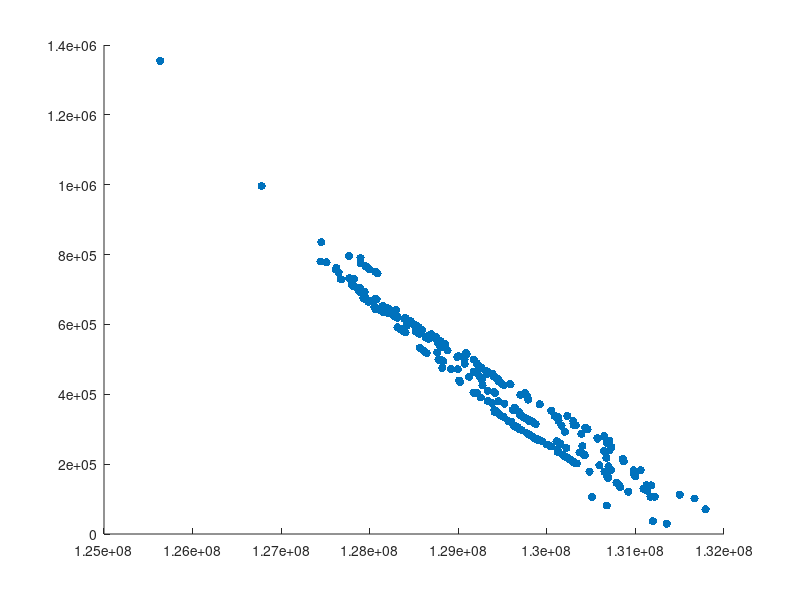

The MATLAB source for this figure:


%%CCO policy

X4=[130423650.986141
127972597.979414
129766424.806452
127895966.589163
130786247.533400
128764501.763408
127765363.646431
128088697.777032
130677833.290793
130786298.598981
129847695.229519
130677834.905205
128590486.388065
130786196.467818
130786247.533400
128235385.792223
127970847.804921
130423578.302729
128764501.763408
130786230.519813
128307747.143332
127976410.876559
127964104.243485
129800693.991480
129781836.559921
127895966.589163
127963769.702577
130592426.552494
130592390.434213
129642994.394893
129873256.218518
127899381.688087
128764501.763408
127895966.589163
127899025.572660
127974982.760779
127899381.688087
129072783.810188
127955700.607851
130109402.098893
129726195.540059
130429426.930572
129332015.733373
128795241.840648
130919193.878795
130592426.552494
130786945.044997
130370093.784452
129742500.991090
130814579.704012
130677834.905205
130682025.899647
127965860.073686
130122864.852333
130693608.258730
128263621.616098
129873256.218518
129123924.086643
128767805.296061
127955702.060006
129120874.358719
128795241.840648
128695824.679389
130919193.878795
128088697.777034
127963792.981144
129682236.542840
129805152.780624
130219650.194862
130404841.799422
128988212.340168
128063402.279629
129724794.912300
130423960.285983
127964104.243485
127896532.639269
129519730.971480
128256754.256719
129724804.638882
130423650.986141
130827774.141004
127976410.876559
129695459.527813
130592426.552494
130786196.467818
130650516.114553
127899381.688087
128695824.679389
130919309.636097
127996862.125492
130919193.878795
128088697.777032
128235385.263584
128746788.210105
130150587.024817
129637431.943432
128260526.737442
127976592.863362
128518084.305484
129804986.335005];

X3=[130988481.099890
130049245.344892
131134715.607598
130982039.193148
130401801.319126
131197583.330418
130987576.787428
127808359.882566
130982039.193148
130982037.261366
127807743.065376
128403838.098502
130987573.695066
130127117.401839
129173313.906334
129452102.359698
131091141.357842
130695268.695393
127956889.326392
127815727.449709
128349322.538134
130087941.523192
130127117.401839
130981940.285863
128033921.844467
129173313.906334
130672330.228037
128818641.627508
129173313.906334
131198683.711573
127800018.779403
131170680.115144
130401801.319126
129266293.791463
130982039.193148
127800018.779403
128612756.752384
127807337.349463
130696223.786192
127890023.092251
130087941.523192
130165643.769756
129240593.203884
127815729.544408
127807743.065376
130672330.827537
127862013.435561
127808236.519153
130127117.401839
130672330.228037
129246111.846267
128643801.832580
129216698.910345
130725166.444099
130204584.136917
129452102.359698
127890023.092251
127934814.213957
129404244.028290
130645000.494709
128403838.098502
127988292.659256
130988481.099890
127808491.829797
130982039.193148
129216698.910345
129266293.791463
130672584.798495
130672273.794729
131354090.853276
127942580.027666
130982032.138079
130987577.956356
128373458.089090
128061578.374517
128315066.164128
130987715.796219
127877785.796338
127816382.043014
127807866.428839
129616066.582038
129273544.049103
128565613.540325
129173313.906334
128349322.538134
129216019.102715
130980155.845505
130131527.383036
130982064.692680
130982039.193148
130982033.011444
127808236.519153
129415356.866996
127618242.608766
128995954.788925
128403838.098502
129452102.359698
130997757.931573
128349322.538134
127809602.098973];

X5=[129776427.018039
130119491.955728
127800235.650654
128632025.635935
130481675.851792
130042300.657087
129446530.929479
129008330.418186
128829321.674205
130001132.530976
130508010.983692
129652293.421288
127623501.916163
128494033.978626
130321903.580521
128738460.154026
128493232.970157
129379946.734035
128760634.715235
129790039.417054
130320892.945135
130482463.008007
130185471.516192
129331956.479520
129511948.943389
129862682.290381
130677878.752903
130321393.731275
128776578.758911
129654090.439818
128916150.004247
129413202.964005
129862680.867225
128546460.231824
129890338.774266
130129205.626190
129862682.290381
130175532.448692
130288328.897587
129654090.439818
128403254.714221
130482463.008007
129413202.964005
129890338.774266
129862682.290381
129563755.422682
130195848.404156
129715084.606404
129658007.051094
129599407.862089
129020697.392453
128799097.797251
129654463.591246
129379949.188257
129777337.544312
129861817.383049
129894176.625364
129171089.258229
130288328.897587
130175532.448692
129688669.984639
127453771.917880
130124034.171156
129672100.647247
129661722.060228
129654090.439818
130295845.457664
129253583.946765
129834585.415116
130124655.670236
128295684.721193
129020625.673361
129777860.997064
130236919.551964
128632025.635935
129862680.867225
129408361.119461
129893356.087635
129622013.294946
127649028.168598
129213442.122017
128531142.875508
129413202.964005
130281326.854671
129945160.126666
129563755.422682
129469308.304471
130339657.169035
130294473.456933
128044083.576919
129659807.244174
126778801.054818
129834585.415116
128494995.400602
129444634.206542
125634342.811001
130259627.290877
130321617.928390
129637510.947526
129804879.520470];



X2=[130706754.157467
128770355.419201
128771197.327465
131059465.536676
127675797.624851
127676093.009310
128770355.419201
129070366.931395
128054902.559242
129459257.042332
130706530.074100
129702392.081060
127675304.720726
128070654.919974
131500004.470464
129070366.931395
129788851.217486
129788865.442942
128311516.614737
129919793.461663
129511986.838425
127676093.009310
129702392.081060
129399376.697109
129253913.975471
129003461.791806
130859273.043340
128522541.205096
128553701.522789
129778272.054010
129702808.710723
127676093.009310
128772710.080786
129788861.941291
128771302.563627
127928341.799323
128311373.261231
129449644.689858
129003461.791806
128770355.419201
127676093.009310
129472669.719575
128311303.225930
129461756.547158
128414892.719666
128794049.717316
129003461.791806
130390403.938708
128662296.008794
129406868.866489
129511986.838425
128770355.419202
131792198.675656
128770355.419201
129407346.498454
129704269.645492
128772710.080786
127676783.431379
127675582.771169
130856704.150807
128878972.238541
128150377.742225
127442813.068032
130706723.083407
128794654.246402
128053256.560502
129511990.247293
128773605.207179
130389964.689488
128632547.235336
128558299.938520
129452879.728041
129499770.631134
129470583.457743
128070593.387319
128102982.407148
128273928.240878
127932218.023574
127671947.827763
129702333.406956
130390395.397864
128524529.535923
130867890.684484
127985880.414262
128120924.583529
130675338.063093
128877379.246526
128772710.080786
130647372.556216
129788851.217486
129406868.866490
127944078.966930
130857151.308096
129700472.829669
128829684.830441
128558300.178881
128215818.255708
128150377.742225
129399376.240046
129323742.173701];

X1=[129581645.991777
130458822.446830
127511100.774757
127773518.148176
131174910.182160
129328619.592649
130569381.203081
128403184.265700
129589565.256288
129244959.285253
129208167.202778
130328103.970094
128234584.251936
129309780.450760
128276653.483949
130458822.446830
127942384.629742
128464629.534495
131176555.339551
130706109.590888
127773394.414717
129581186.926400
129265814.439397
131174910.182160
127511100.774757
129581645.991777
130726685.594421
127777477.310458
129754225.649255
127511100.774757
128406461.993331
128078489.297653
130297785.869477
129265814.439397
128655762.314404
130459221.667679
130726626.282438
128204349.632558
127895277.461134
130569381.203081
128388133.174070
127767963.873355
129225729.885179
129244959.285253
127934430.786975
128078492.640038
128146624.748132
127511100.774757
129176548.617618
128204349.632558
128204349.632558
129581186.926400
130569359.367647
128146997.177000
129244727.095184
130303903.646614
128078377.199222
128168457.233946
129581645.991777
130573067.668989
131174889.721120
127821617.067822
129095220.681347
130725888.152051
130570559.614124
127771371.823689
129208167.455726
128403184.265700
130726626.282438
129333061.410667
130300092.435089
128850362.384472
128204852.612936
127510624.964937
129754225.649255
130725752.485916
129383285.720797
130726799.714173
128278004.309140
131666963.606765
129084767.503580
131219161.699120
131174910.182160
131124811.441870
129245409.955167
130230343.403939
129254573.384585
130725858.417008
128204379.198302
128388133.174070
128208577.985612
128065323.744225
131176555.339551
129383522.995742
129322227.019957
130434023.017280
128235535.985878
127773394.414717
130569381.203081
128850362.384472];
%%%%%%%%%%%%%%%%%%%%%%%%%%%%%%%%%%%%%%%%%%%%%%%%%%%%%%%%%%
Y4= [226745.102871930
763882.907197561
330353.562392488
790283.837582088
146341.450599592
556126.950468646
795325.467730698
746273.915836163
170031.212391115
146331.629959062
319476.739366942
170030.898780467
583749.223131601
146351.271240109
146341.450599587
637304.532697356
764089.258014647
226756.960802672
556126.950468603
146347.533375071
623200.883415246
762956.001276087
765661.883027731
326621.037633798
327167.439508330
790283.837582088
765742.390515404
196443.641370487
196449.601822838
353915.479524945
314576.436641401
775001.245493271
556126.950468603
790283.837582088
775073.615131094
763457.690695097
775001.245493271
487040.956339391
766460.310983324
265390.966812190
336749.247531295
225064.075277723
410688.896868743
552868.464628578
121108.656893819
196443.641370487
146117.676535896
233365.849327520
333439.665908139
140495.904322302
170030.898780467
163650.724946229
764548.263927065
263648.061320903
160523.426787428
631589.441513613
314576.436641401
450300.398019287
555421.015401909
766460.090759656
450613.496917667
552868.464628513
571866.319558400
121108.656893772
746273.915836125
765738.860536018
350654.708720484
322387.666039282
246001.112894062
230177.050008020
506954.327371994
750634.023654688
336971.920453508
226716.194744313
765661.883027731
775581.311635120
373456.890471821
632948.812541296
336970.374109994
226745.102871930
134050.011243379
762956.001276049
341635.681052264
196443.641370487
146351.271240109
177791.475610555
775001.245493271
571866.319558404
121024.596371329
758084.353683256
121108.656893772
746273.915836163
637304.612425281
564728.071494947
258614.572790470
361483.711627958
632202.939691084
761971.913090057
594668.724875068
322401.502205451];

Y3=[171112.402199284
352946.614524940
123376.014436066
174332.928951077
251967.333745795
36254.5353770333
172493.596907734
711450.091028347
174332.928951077
174333.573565301
711597.702297470
577257.997405051
172494.628312207
334293.755874107
464701.499160270
380393.816139242
129030.305478815
193662.742831194
674254.376326103
709632.089478319
586401.768584652
337799.992564864
334293.755874107
174365.933199098
666057.602535001
464701.499160270
218241.641899925
475540.955778088
464701.499160270
36249.0429523226
712702.489612463
106380.238292995
251967.333745795
443535.431607131
174332.928951077
712702.489612594
524320.325130849
711639.495181150
192903.376865171
693096.997467572
337799.992564864
310231.552213326
450782.922880453
709631.767195507
711597.702297470
218241.551362511
704713.077640322
711479.613018453
334293.755874102
218241.641899912
449003.497854617
517704.430187736
460190.209639062
183314.834032200
292871.241945952
380393.816139242
693096.997467572
681261.162392382
406583.438937569
237841.747184774
577257.997405051
666929.806311021
171112.402199284
711409.148101850
174332.928951077
460190.209639062
443535.431607131
218058.758601369
218294.094317100
29780.9358039610
679400.964214893
174342.905191105
172484.691110366
582475.995591833
644388.842058561
591404.570008220
171621.886132715
695734.324356652
709531.376099531
711568.179776590
355783.956420675
426301.709110609
533225.817015818
464701.499160270
586401.768584652
460430.102205660
181940.636799172
323792.827621319
174324.420043322
174332.928951077
174334.991716603
711479.613018453
403608.089837164
757093.693276250
471397.887136897
577257.997405051
380393.816139242
165034.049849720
586401.768584652
711143.463905095];

Y5=[288030.245262231
242740.275207772
715806.554509615
564938.689489956
178739.433410220
251127.022393350
347569.142666899
439456.891404183
495174.397920581
256152.690534390
105928.366851949
307281.883909855
761908.070168261
601176.734182736
202084.740417100
561495.852304039
601219.094251941
375874.648572739
519692.384983932
284894.651406316
202214.234894568
178614.142241398
224542.700481695
380608.039203127
335149.580811405
273585.170586901
81508.8624227498
202169.529468620
499280.537894480
306754.130739154
472439.443053071
348833.858936518
273585.392152563
592953.763688380
272522.130922154
233360.551258615
273585.170586901
227702.452451176
208582.295086189
306754.130739154
618421.834298824
178614.142241315
348833.858936575
272522.130922154
273585.170586866
323797.896809106
223418.804859842
297557.643404934
306331.163667193
321539.146784715
435106.306921869
498807.645512768
306533.302565706
375874.279821156
287932.600826059
273674.086287582
269778.150537579
404777.337864745
208582.295086189
227702.452451176
300558.021536252
835561.887273247
234237.494762755
305086.813505934
305624.828202040
306754.130739154
205686.681221912
390881.700701766
278988.087819160
234099.464624638
641776.220605523
435117.059791613
287873.400375094
217460.167086852
564938.689489936
273585.392152563
354932.372707962
269869.798892694
310474.577739596
748956.706244803
402803.768750078
596910.834004664
348833.858936919
209444.662054796
265095.495798411
323797.896809106
341872.964600248
201909.312706716
207794.158526101
665276.455317252
306058.550447694
996359.528218902
278988.087819130
600930.060548480
348013.111030287
1354529.29328937
213591.994971413
202134.624364181
309571.189673675
283520.455115605];

Y2=[239341.523072741
546452.835160778
546374.363763395
182436.432907324
729135.784850554
729091.159308772
546452.835160778
500307.367630475
650268.604075432
437244.018315604
239377.065702341
398656.194818344
729240.242979653
647874.040921381
112628.070540887
500307.367630475
384924.195367043
384921.939240782
619221.504813198
371487.728367012
426247.805763662
729091.159308772
398656.194818344
451251.706274879
474197.412717068
509299.193608020
211709.251704193
579587.787473545
574827.917064942
393093.950002569
398570.323541636
729091.159308772
545967.888100325
384922.494594950
546364.572301863
676249.474135268
619244.239634580
443511.433853751
509299.193608022
546452.835160778
729091.159308772
435098.066792890
619255.346721047
436617.754191289
595308.594877255
538608.158479435
509299.193608022
286421.489821622
558564.426197160
450073.837874282
426247.805763662
546452.835160764
70720.3799190166
546452.835160778
450023.762246842
398200.331646182
545967.888100325
728926.882343068
729198.236382399
215232.587638688
525303.118215526
635640.829246637
780253.047351537
239346.451835829
538516.396011455
650518.817217704
426247.261890584
545825.881800693
286541.145044023
562806.038416929
573745.513020064
438001.386458416
428231.216041033
435107.830313772
647883.394683635
642881.743376947
623859.731690432
675444.127628052
729866.499509015
398670.445871682
286422.852082410
579285.530202111
207660.896867582
664469.542863732
640243.101359634
261658.739989963
525588.257870984
545967.888100325
280189.847957826
384924.195367064
450073.837874264
672756.216951820
215161.625692909
398882.450924513
535167.720808973
573745.476481932
631333.651900249
635640.829246634
451251.778131175
457322.987556459];

Y1=[429087.614036158
300202.011185601
777621.352520037
731471.015702226
139177.804873964
464939.906753560
274042.470716496
614398.083660375
428045.432472608
478071.385714236
488759.554283515
311096.597145084
640508.462406066
467359.594022279
632773.993446954
300202.011185601
693128.736905127
608750.348392704
139170.103236417
266836.221709106
731488.718884864
429159.670442715
474797.924122536
139177.804873964
777621.352520037
429087.614036139
248665.120577766
730906.549465786
403067.729441931
777621.352520037
613881.341565084
671706.888202900
323320.242768784
474797.924122537
567576.651781839
300127.198220213
248674.425940312
646194.986513889
703292.491455106
274042.470716464
616770.926288708
732322.765557636
482361.532357683
478071.385714387
694242.309263902
671706.371994071
653074.814050061
777621.352520037
499429.783322135
646194.986513889
646194.986513902
429159.670442715
274045.898427421
653034.054911136
478099.420284242
311858.419304096
671724.201052858
648962.493995407
429087.614036138
272917.728558469
139196.401191367
730732.475096715
515465.279321747
249487.642542671
273159.092195110
731843.251382578
488759.515892852
614398.083660375
248674.425940327
463440.831457596
316320.254015248
543871.147568225
646145.833595605
777730.293421283
403067.729441932
249508.939607785
459413.133315748
248536.104663267
632563.094855957
101694.122881161
517774.225106810
107126.064733748
139177.804873964
139703.835023882
477971.098254026
338149.173964129
475934.557522767
249492.310392604
646190.330652158
616770.926288708
645064.674681136
674125.514828037
139170.103236417
459375.911822585
465299.487312240
304849.350125257
640328.831165600
731488.718884864
274042.470716464
543871.147568226];

scatter([X1,X2,X3,X4,X5],[Y1,Y2,Y3,Y4,Y5],"filled");


